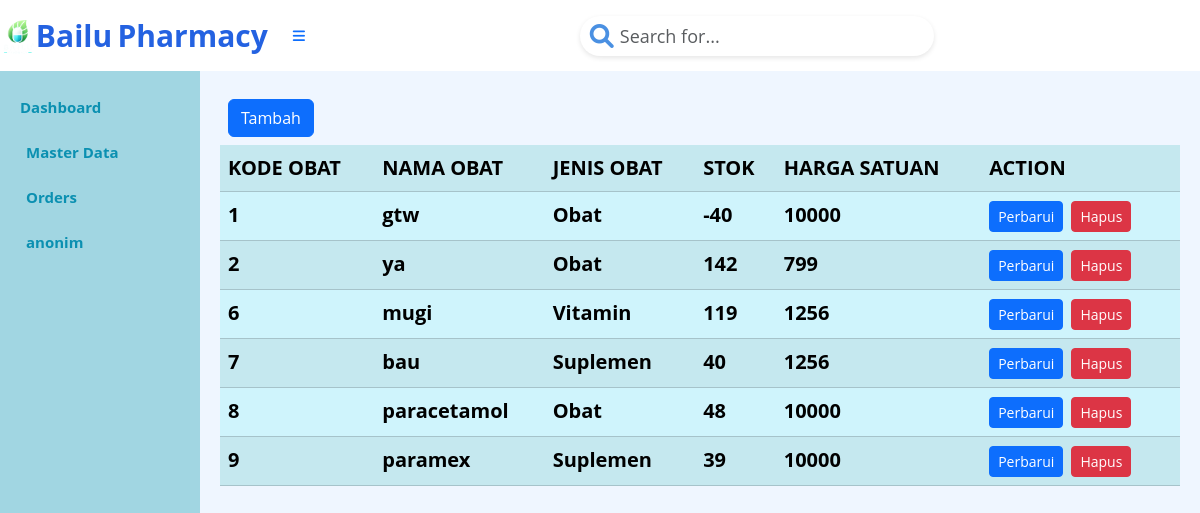
Page /index.php?page=obat (signed in) on the committed database.
### tables this page shows
CREATE TABLE `tb_obat` (
  `Id_Obat` int(3) NOT NULL AUTO_INCREMENT,
  `Nama_Obat` varchar(15) NOT NULL,
  `Stok_obat` int(5) NOT NULL,
  `Harga_satuan` int(8) NOT NULL,
  `Id_jenis` int(3) NOT NULL,
  PRIMARY KEY (`Id_Obat`),
  KEY `Id_jenis` (`Id_jenis`),
  CONSTRAINT `tb_obat_ibfk_1` FOREIGN KEY (`Id_jenis`) REFERENCES `tb_jenis_obat` (`Id_jenis`)
);

CREATE TABLE `tb_jenis_obat` (
  `Id_jenis` int(3) NOT NULL AUTO_INCREMENT,
  `nama_jenis` varchar(15) NOT NULL,
  `bentuk_obat` enum('Tablet','Sirup','kapsul','bubuk','makanan') NOT NULL,
  PRIMARY KEY (`Id_jenis`)
);

### obat.php (the view, shortened to what this page needs)
<div class="d-grid gap-2 p-2 d-md-flex justify-content-md">
    <a class="btn btn-primary me-md-2" href="index.php?page=obat.form&action=add" role="button">Tambah</a>
</div>
<?php
$mysqli = new mysqli("localhost", "root", "", "apotek");
$result = $mysqli->query("SELECT tb_obat.Id_Obat, tb_obat.Nama_Obat, tb_jenis_obat.Nama_jenis AS Jenis_obat, tb_obat.Stok_obat, tb_obat.Harga_satuan
    FROM tb_obat
    JOIN tb_jenis_obat ON tb_obat.Id_jenis = tb_jenis_obat.Id_jenis");
?>
<table class="table table-info table-striped">
    <tr>
        <th>KODE OBAT</th>
        <th>NAMA OBAT</th>
        <th>JENIS OBAT</th>
        <th>STOK</th>
        <th>HARGA SATUAN</th>
        <th>ACTION</th>
    </tr>
    <?php
    foreach ($result as $row) {
        echo "<tr>";
        echo "<td>";
        echo $row['Id_Obat'];
        echo "</td>";
        echo "<td>";
        echo $row['Nama_Obat'];
        echo "</td>";
        echo "<td>";
        echo $row['Jenis_obat'];
        echo "</td>";
        echo "<td>";
        echo $row['Stok_obat'];
        echo "</td>";
        echo "<td>";
        echo $row['Harga_satuan'];
        echo "</td>";
        echo "<td>";
        echo "<a class='btn btn-primary me-md-2 btn-sm' href='index.php?page=obat.form&Id_Obat=" . $row['Id_Obat'] . "&action=edit'>Perbarui</a>";
        echo "<form action='obat.action.php' method='POST' style ='display:inline;'>";
        echo "<button type='submit' class='btn btn-danger me-md-2 btn-sm' onclick='return confirm(\"Ingin menghapus data ini?\");'>Hapus</button>";
        echo "</form>";
        echo "</td>";
        echo "</tr>";
    }
    ?>
</table>

### index.php (shortened to what this page needs)
<?php
$page = isset($_GET['page']) ? $_GET['page'] : 'dashboard';
?>
<!DOCTYPE html>
<html lang="en">
<head>
    <link href="https://cdnjs.cloudflare.com/ajax/libs/font-awesome/6.0.0-beta3/css/all.min.css" rel="stylesheet">
    <link href="https://cdn.jsdelivr.net/npm/bootstrap@5.3.2/dist/css/bootstrap.min.css" rel="stylesheet">
</head>
<body class="sb-nav-fixed">
    <nav class="sb-topnav navbar navbar-expand navbar-dark bg-white">
        <img src="image/logo.png" alt="Logo Pharmacy" width="40" height="40">
        <a class="navbar-brand" href="index.php">
            <span style="color: #2462E1; font-family: 'Open Sans', sans-serif;">Bailu</span>
            <span style="color: #2462E1; font-family: 'Open Sans', sans-serif;">Pharmacy</span>
        </a>
        <button class="btn btn-link btn-sm order-1 order-lg-0" id="sidebarToggle" href="#"><i class="fas fa-bars"></i></button>
        <form class="search-bar mx-auto" method="get" action="">
            <div class="search-container">
                <div class="search-bar-bg"></div>
                <i class="fas fa-search search-icon"></i>
                <input class="search-input form-control" type="text" name="search" placeholder="Search for..." aria-label="Search" />
            </div>
        </form>
    </nav>
    <div class="container-fluid">
        <div class="row">
            <div class="col-2 sidebar">
                <ul>
                    <li><a href="index.php?page=dashboard">Dashboard</a></li>
                    <li>
                        <button class="btn-toggle" onclick="toggleMenu('master-collapse')">
                            Master Data
                        </button>
                    </li>
                    <li>
                        <button class="btn-toggle" onclick="toggleMenu('orders-collapse')">
                            Orders
                        </button>
                    </li>
                    <li>
                        <button class="btn-toggle" onclick="toggleMenu('account-collapse')">
                            <div class="user-info d-flex align-items-center">
                                <span><?php echo $_SESSION['username']; ?></span>
                            </div>
                        </button>
                    </li>
                </ul>
            </div>
            <div class="col content">
                <?php
                $page_file = $page . '.php';
                if (file_exists($page_file)) {
                    include $page_file;
                } else {
                    echo "<h1>Halaman tidak ditemukan.</h1>";
                }
                ?>
            </div>
        </div>
    </div>
</body>
</html>

### index.php (style rules this page uses)
body { background-color: #EFF6FF; font-family: 'Open Sans', sans-serif; font-weight: bold; font-size: 20px; color: #0B90B1; }
.sidebar { background-color: #A1D6E2; color: white; min-height: 100vh; padding: 20px; }
.sidebar ul { list-style: none; padding: 0; }
.sidebar ul li { margin-bottom: 15px; }
.sidebar ul li a, .sidebar ul li button { font-family: 'Open Sans', sans-serif; font-weight: bold; font-size: 15px; color: #0B90B1; text-decoration: none; background: none; border: none; cursor: pointer; }
.content { padding: 20px; }
.navbar .search-bar { width: 100%; display: flex; justify-content: center; position: relative; }
.search-container { width: 40%; position: relative; }
.search-input { width: 100%; height: 40px; padding: 0 15px 0 40px; font-size: 0.9em; border-radius: 25px; outline: none; box-shadow: 0 2px 5px rgba(0, 0, 0, 0.1); border: none; }
.search-bar-bg { position: absolute; top: 0; left: 0; width: 100%; height: 15px; border-radius: 25px 25px 0 0; }
.search-icon { position: absolute; top: 50%; left: 10px; transform: translateY(-50%); font-size: 1.2em; color: #4A90E2; z-index: 3; }
.navbar-brand span { font-size: 1.5em; }

### rows in the picture
tb_obat: Id_Obat "1", Nama_Obat "gtw", Id_jenis.nama_jenis "Obat", Stok_obat "-40", Harga_satuan "10000"
tb_obat: Id_Obat "2", Nama_Obat "ya", Id_jenis.nama_jenis "Obat", Stok_obat "142", Harga_satuan "799"
tb_obat: Id_Obat "6", Nama_Obat "mugi", Id_jenis.nama_jenis "Vitamin", Stok_obat "119", Harga_satuan "1256"
tb_obat: Id_Obat "7", Nama_Obat "bau", Id_jenis.nama_jenis "Suplemen", Stok_obat "40", Harga_satuan "1256"
tb_obat: Id_Obat "8", Nama_Obat "paracetamol", Id_jenis.nama_jenis "Obat", Stok_obat "48", Harga_satuan "10000"
tb_obat: Id_Obat "9", Nama_Obat "paramex", Id_jenis.nama_jenis "Suplemen", Stok_obat "39", Harga_satuan "10000"

### other values in the picture
$_SESSION['username'] "anonim"
